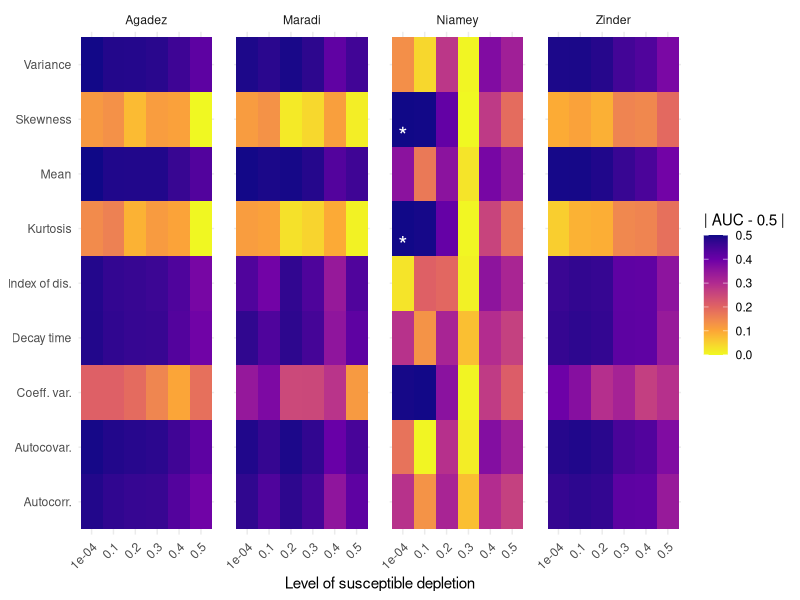

Write R code to recreate this figure.
# plot-aucs.R
#  Script to plot the AUC results from emergence and endemic simulation
#  tests of EWS.
#
# Author:
#  Andrew Tredennick (atredenn@gmail.com)



# Load libraries ----------------------------------------------------------

library(tidyverse)


# Load results ------------------------------------------------------------

aucs <- read.csv("../results/emergence-grid-aucs.csv")
star_tbl <- tibble(
  city = "Niamey",
  x = as.factor(rep(1e-04, 2)),
  y = c(5.7, 7.7)
)

auc_plot <- ggplot() +
  geom_tile(data = aucs, aes(x = as.factor(susc_discount), y = metric, fill = abs(AUC-0.5))) +
  geom_text(data = star_tbl, aes(x = x, y = y, label = "*"), color = "white", size = 6) +
  scale_fill_viridis_c(limits = c(0,0.5), direction = -1, option = "C", name = "| AUC - 0.5 |") +
  facet_wrap(~city, nrow = 1) +
  labs(x = "Level of susceptible depletion", y = NULL) +
  theme_minimal() +
  theme(axis.text.x = element_text(angle = 45, hjust = 1)) +
  theme(panel.spacing = unit(1, "lines"))
ggsave(filename = "../figures/simulation-grid-aucs.pdf", plot = auc_plot, width = 8.5, height = 2.5, units = "in")




# endemic_aucs <- read.csv("../results/endemic-aucs.csv") %>%
#   mutate(simulation = "Endemic")
# 
# emergence_aucs <- read.csv("../results/emergence-aucs.csv") %>%
#   mutate(simulation = "Emergence")
# 
# auc_tbl <- bind_rows(
#   endemic_aucs, 
#   emergence_aucs
# )
# 
# 
# # Plot and save -----------------------------------------------------------
# 
# auc_plot <- ggplot(auc_tbl, aes(x = metric, y = abs(AUC-0.5), fill = AUC)) +
#   geom_col(position = position_dodge()) +
#   scale_y_continuous(limits = c(0,0.5)) +
#   scale_fill_viridis_c(limits = c(0,1), direction = -1, option = "C") +
#   facet_grid(simulation~city) +
#   theme_minimal() +
#   labs(x = NULL, y = "| AUC - 0.5 |")+
#   theme(axis.text.x = element_text(angle = 45, hjust = 1)) +
#   theme(panel.spacing = unit(1, "lines"))
# 
# ggsave(filename = "../figures/simulation-aucs.pdf", plot = auc_plot, width = 8.5, height = 5, units = "in")
